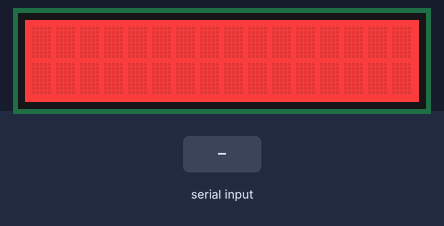
The program below on a simulated Raspberry Pi (BCM pin numbers). Parts: 16×2 character LCD. The inputs (shaded band) are chosen by the test bench. What the program prints to the terminal is not drawn.

Above: at 1.2 s.
1.3 s: "color." typed at the terminal, then Enter
At 1.7 s:
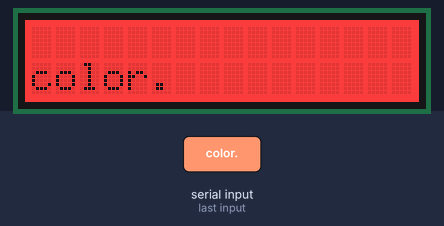
2.8 s: "clear" typed at the terminal, then Enter
At 3.9 s:
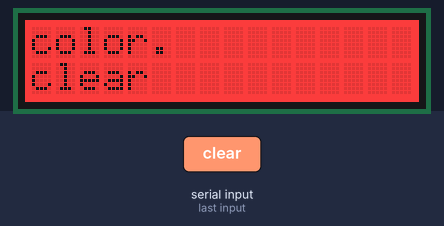
4.3 s: "exit" typed at the terminal, then Enter
At 5.5 s:
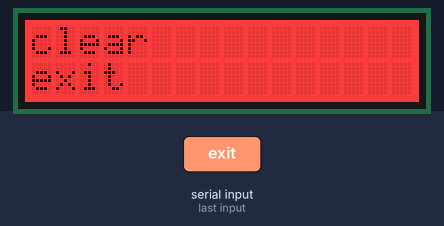
5.8 s: "-2" typed at the terminal, then Enter
At 6.6 s:
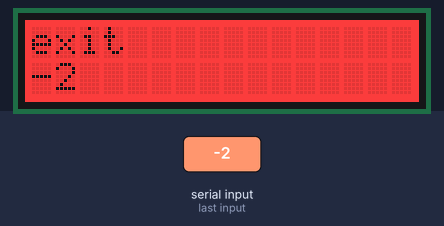
7.3 s: "clear" typed at the terminal, then Enter
At 8.5 s:
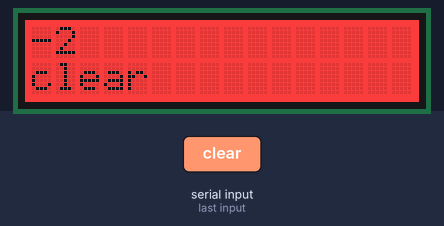
8.8 s: "color." typed at the terminal, then Enter
At 9.7 s:
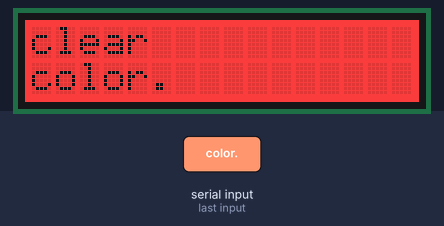
Timing chart, 0 to 11.3 s (numbered marks = the images above; inputs shaded):
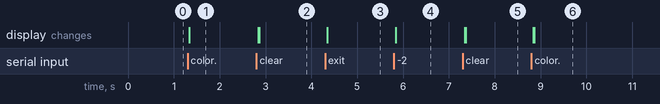

Measured:
- after the input at 1.3 s, the display: changes at once (image 1)
- after the input at 2.8 s, the display: first changes at once (image 2 shows a later state)
- after the input at 4.3 s, the display: changes at once (image 3)
- after the input at 5.8 s, the display: changes at once (image 4)
- after the input at 7.3 s, the display: first changes at once (image 5 shows a later state)
- after the input at 8.8 s, the display: first changes at once (image 6 shows a later state)

The program:

display.py
```python
#!/usr/bin/python3

import signal
import sys
import os
import time
import threading
import Adafruit_CharLCD as LCD


RED     = (1.0, 0.0, 0.0)
GREEN   = (0.0, 1.0, 0.0)
BLUE    = (0.0, 0.0, 1.0)
YELLOW  = (1.0, 1.0, 0.0)
CYAN    = (0.0, 1.0, 1.0)
MAGENTA = (1.0, 0.0, 1.0)
WHITE   = (1.0, 1.0, 1.0)
BLACK   = (0.0, 0.0, 0.0)

# http://www.quinapalus.com/hd44780udg.html
MUSIC_NOTE  = (2, 3, 2, 2, 14, 30, 12, 0)
CHECK_MARK  = (0, 1, 3, 22, 28, 8, 0, 0)
CLOCK       = (0, 14, 21, 23, 17, 14, 0, 0)
HOURGLASS   = (31, 17, 10, 4, 10, 17, 31, 0)
ARROW_LEFT  = (2, 6, 10, 18, 10, 6, 2, 0)
ARROW_RIGHT = (8, 12, 10, 9, 10, 12, 8, 0)
DEGREE      = (14, 10, 14, 0, 0, 0, 0, 0)
FILL        = (31, 31, 31, 31, 31, 31, 31, 31)


def exit_blank(lcd):
    lcd.create_char(1, (31, 31, 31, 31, 31, 31, 31, 31))
    lcd.clear()
    lcd.message(('\x01' * 16) + '\n' + ('\x01' * 16))
    lcd.set_color(*BLACK)
    sys.exit(0)


def get_sighandler(lcd):
    def sighandler(signal, frame):
        sys.exit(0)
    return sighandler


def reform_line(line):
    line = line.rstrip()
    line = line.replace('&deg;', '°')
    line = line.replace('°', '\x01')
    if len(line) < 16:
        line += ' ' * (16 - len(line))
    elif len(line) > 16:
        line = line[:16]
    return line


def process_cmd(lcd, line, lines):
    line = line.strip()
    if line.startswith('cmd.'):
        cmd = line[len('cmd.'):]
        if cmd.startswith('color.'):
            color = cmd[len('color.'):].upper()
            lcd.set_color(*globals()[color])
        elif cmd == 'clear':
            for i in range(len(lines)):
                lines[i] = ''
            lcd.clear()
        elif cmd == 'exit':
            sys.exit(0)
        return True
    return False


def main():

    # number of lines to read at a time (2 is faster)
    n_feed_lines = 1
    for arg in sys.argv:
        if arg == '-2':
            n_feed_lines = 2

    # Initialize the LCD using the pins
    lcd = LCD.Adafruit_CharLCDPlate()
    lcd.set_color(*RED)
    lcd.clear()

    signal.signal(signal.SIGINT, get_sighandler(lcd))

    # create some custom characters
    lcd.create_char(1, DEGREE)

    if n_feed_lines == 1:
        lines = ['', '']
        for line in sys.stdin:
            if not process_cmd(lcd, line, lines):
                line = reform_line(line)
                lines = [lines[1], line]
                lcd.clear()
                lcd.message(lines[-2] + '\n' + lines[-1])
    elif n_feed_lines == 2:
        buf = ['', '']
        buf_full = True
        for line in sys.stdin:
            if not process_cmd(lcd, line, lines):
                if buf_full:
                    buf[0] = reform_line(line)
                    buf_full = False
                else:
                    buf[1] = reform_line(line)
                    buf_full = True
                    lcd.clear()
                    lcd.message('\n'.join(buf))


if __name__ =='__main__':
    main()
```
